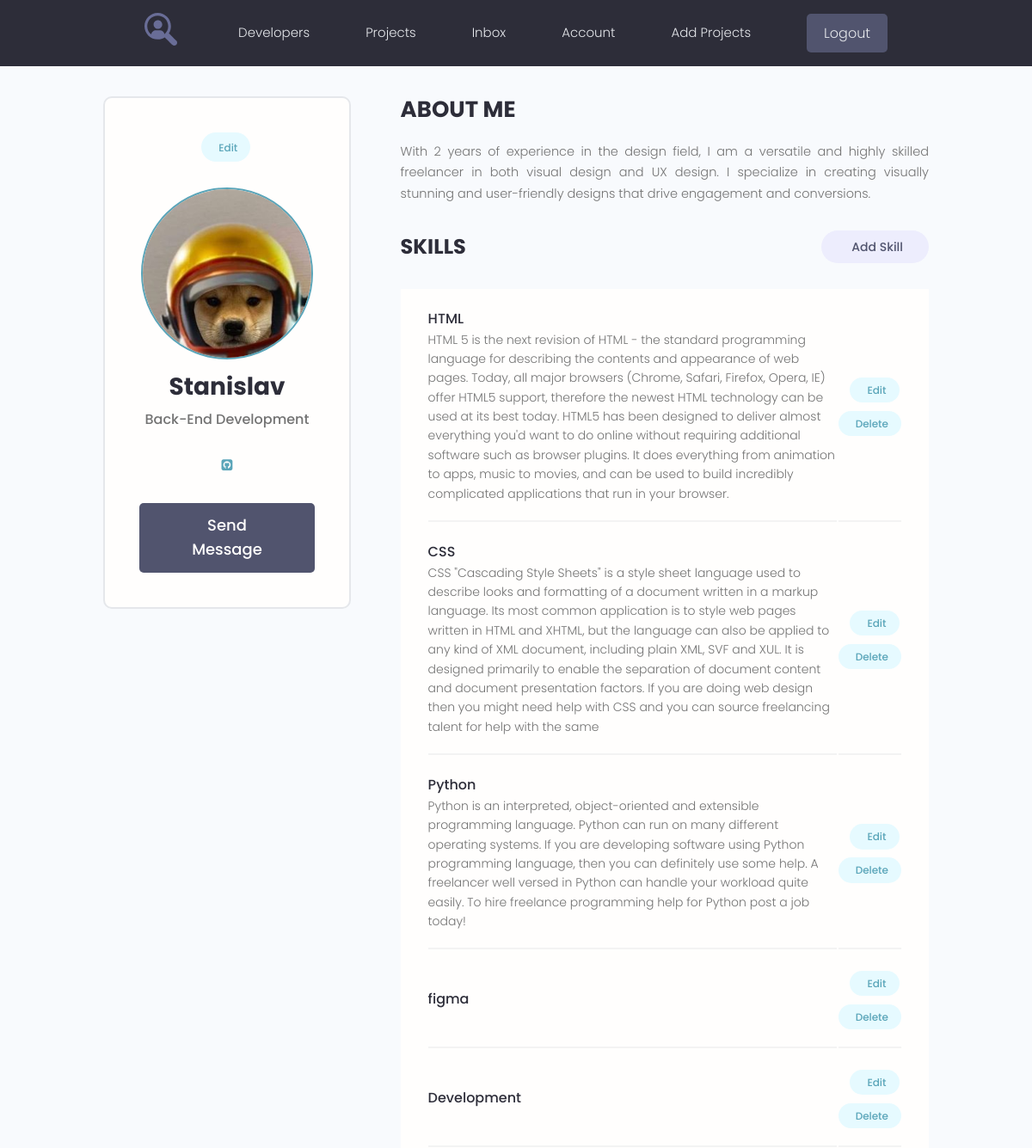
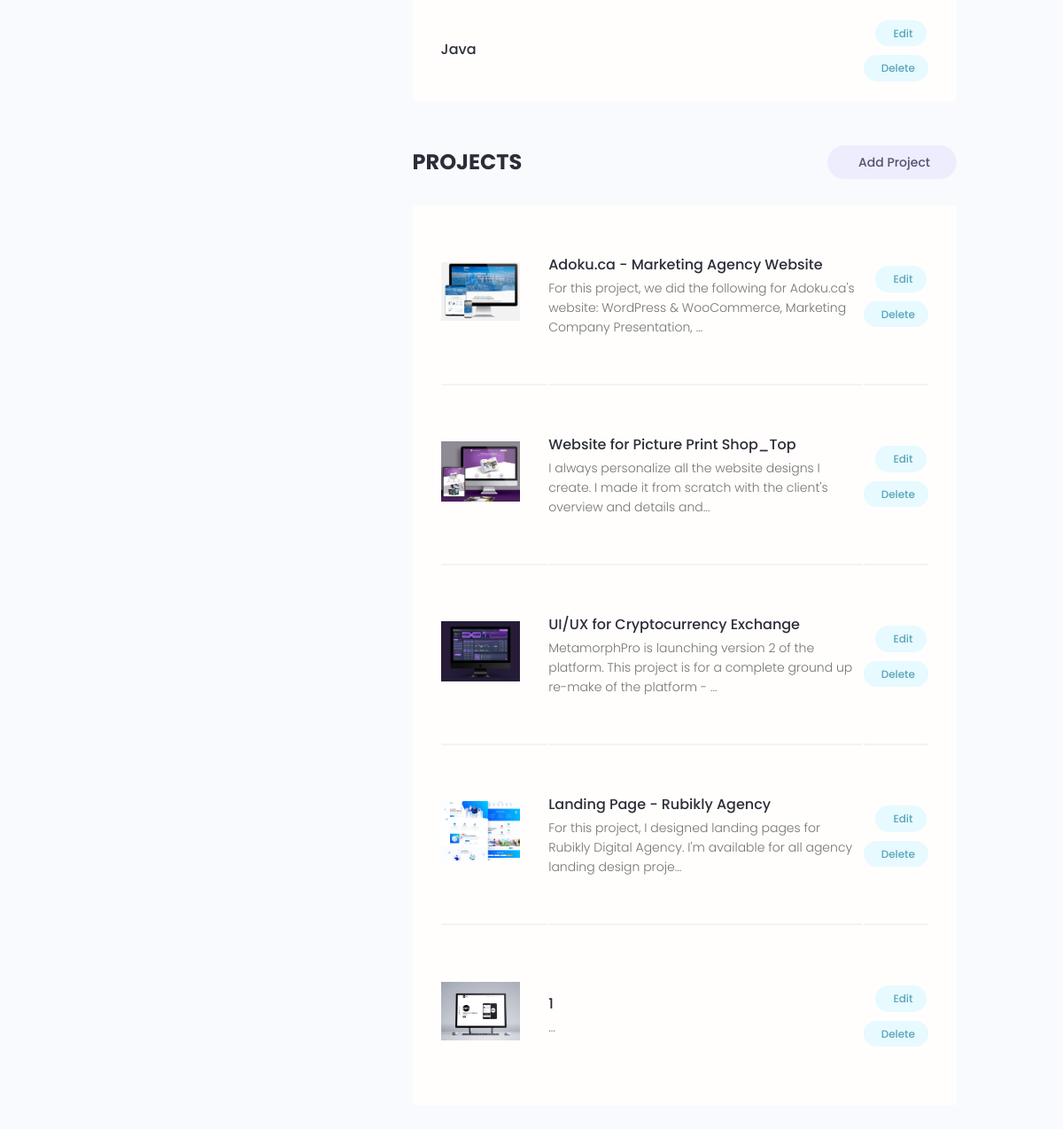
The app's page /account/ (signed in) with its own data (2 pictures, top to bottom).
### users/models.py (models this page shows, shortened)
class Profile(models.Model):
    user = models.OneToOneField(User, on_delete=models.CASCADE, null=True, blank=True)  # Один профиль пользователя может быть связан с одним зарегистрированным пользователем, у которого могут быть проекты и т.д. Что бы одна регистрационная учётка соответствовала одному профилю пользователя.
    name = models.CharField(max_length=200, blank=True, null=True)
    email = models.EmailField(max_length=500, blank=True, null=True)  # что бы у него проходила валидация от самого django
    username = models.CharField(max_length=200, blank=True, null=True)
    short_info = models.CharField(max_length=200, blank=True, null=True)  # краткое описание
    bio = models.TextField(blank=True, null=True)
    profile_image = models.ImageField(blank=True, null=True, upload_to='profiles/', default='profiles/user-default.png')
    social_github = models.CharField(max_length=200, blank=True, null=True)
    social_youtube = models.CharField(max_length=200, blank=True, null=True)
    social_website = models.CharField(max_length=200, blank=True, null=True)
    created = models.DateTimeField(auto_now_add=True)

class Skill(models.Model):
    owner = models.ForeignKey(Profile, on_delete=models.CASCADE, null=True, blank=True)  # Владелец скилов.
    name = models.CharField(max_length=200, blank=True, null=True)  # имя самого навыка
    description = models.TextField(blank=True, null=True)
    created = models.DateTimeField(auto_now_add=True)

### projects/models.py (models this page shows, shortened)
class Project(models.Model):
    owner = models.ForeignKey(Profile, on_delete=models.SET_NULL, null=True, blank=True)
    title = models.CharField(max_length=200) # Название самого какого то проекта
    description = models.TextField(null=True, blank=True) # Поле по больше(Пустое поле, по умолчанию null)
    featured_image = models.ImageField(null=True, blank=True, upload_to='projects/%Y/%m/%d/', default='default.jpg') # Поле для изображения, поле будет заполняться динамически. upload_to - указывает по какому пути будет загружаться изображение. default='default.jpg' не указываем путь к папке, значит она должна лежать в медиа.
    demo_link = models.CharField(max_length=2000, null=True, blank=True) # будет два перехода
    source_link = models.CharField(max_length=2000, null=True, blank=True)
    tags = models.ManyToManyField('Tag', blank=True)
    vote_total = models.IntegerField(default=0, null=True, blank=True) # для подсчёта кол-ва процентов
    vote_ratio = models.IntegerField(default=0, null=True, blank=True) # для подсчёта кол-ва
    created = models.DateTimeField(auto_now_add=True)  # Дата создания какого-то проекта.
    class Meta:
        ordering = ['-vote_total'] # Привяжемся к положительным либо отрицательным отзывам

### users/views.py (the view)
# urls.py: path('account/', views.user_account, name='account'), # аккаунт
@login_required(login_url='login')  # login_url='login' - если не зарегистрировал что бы перенаправляло на данную страницу
def user_account(request):
    prof = request.user.profile  # сюда будем сохранять из пользователей профиль пользователя.
    skills = prof.skill_set.all()  # скилы аккаунта
    projects = prof.project_set.all()  # проекты аккаунта
    context = {
        'profile': prof,
        'skills': skills,
        'projects': projects
    }
    return render(request, 'users/account.html', context)

### users/templates/users/account.html (shortened to what this page needs)
{% extends 'projects/base.html' %}
{% block content %}
<main class="settingsPage profile my-md">
    <div class="container">
        <div class="layout">
            <div class="column column--1of3">
                <div class="card text-center">
                    <div class="card__body dev">
                        <a class="tag tag--pill tag--main settings__btn" href="{% url 'edit-account' %}"> Edit</a>
                        <img class="avatar avatar--xl dev__avatar" src="{{ profile.profile_image.url }}"/>
                        <h2 class="dev__name">{{ profile.name }}</h2>
                        <p class="dev__title">{{ profile.short_info }}</p>
                        <ul class="dev__social">
                            {% if profile.social_github %}
                            <li>
                                <a title="Github" href="{{ profile.social_github }}" target="_blank"><i class="fa fa-github-square"></i></a>
                            </li>
                            {% endif %}
                        </ul>
                        <a href="#" class="btn btn--sub btn--lg">Send Message </a>
                    </div>
                </div>
            </div>
            <div class="column column--2of3">
                <div class="devInfo">
                    <h3 class="devInfo__title">About Me</h3>
                    <p class="devInfo__about">
                        {{ profile.bio }}
                    </p>
                </div>
                <div class="settings">
                    <h3 class="settings__title">Skills</h3>
                    <a class="tag tag--pill tag--sub settings__btn tag--lg" href="{% url 'create-skill' %}"> Add Skill</a>
                </div>
                <table class="settings__table">
                    {% for skill in skills %}
                    <tr>
                        <td class="settings__tableInfo">
                            <h4>{{ skill.name }}</h4>
                            <p>
                                {{ skill.description }}
                            </p>
                        </td>
                        <td class="settings__tableActions">
                            <a class="tag tag--pill tag--main settings__btn" href="{% url 'update-skill' skill.id %}"> Edit</a>
                            <a class="tag tag--pill tag--main settings__btn" href="{% url 'delete-skill' skill.id %}">
                                Delete</a>
                        </td>
                    </tr>
                    {% endfor %}
                </table>
                <div class="settings">
                    <h3 class="settings__title">Projects</h3>
                    <a class="tag tag--pill tag--sub settings__btn tag--lg" href="{% url 'create_project' %}"> Add Project</a>
                </div>
                <table class="settings__table">
                    {% for project in projects %}
                    <tr>
                        <td class="settings__thumbnail">
                            <a href="{% url 'project' project.id %}"><img src="{{ project.featured_image.url }}" alt="Project Thumbnail"/></a>
                        </td>
                        <td class="settings__tableInfo">
                            <a href="{% url 'project' project.id %}">{{ project.title }}</a>
                            <p>
                                {{ project.description|slice:'120' }}...
                            </p>
                        </td>
                        <td class="settings__tableActions">
                            <a class="tag tag--pill tag--main settings__btn" href="{% url 'update_project' project.id %}"> Edit</a>
                            <a class="tag tag--pill tag--main settings__btn" href="{% url 'delete_project' project.id %}">
                                Delete</a>
                        </td>
                    </tr>
                    {% endfor %}
                </table>
            </div>
        </div>
    </div>
</main>
{% endblock %}

### projects/static/styles/app.css (style rules this page uses)
:root { --color-sub: #2d2d39; }
.btn--sub { background-color: var(--color-sub-light); }
.card { border: 2px solid var(--color-light); }
img { width: 100%; }
.profile .card > .dev { padding: 4rem; }
.dev__avatar { display: block; margin: auto; }
.dev__name { color: var(--color-sub); font-size: 2.8rem; font-weight: 700; margin-top: 1rem; margin-bottom: 0.5rem; }
.dev__title { font-size: 1.6rem; font-weight: 500; line-height: 1.3; }
.dev__social { margin: 3rem 0; list-style: none; display: flex; justify-content: center; gap: 1.5rem; }
.devInfo { margin-bottom: 3rem; }
.devInfo__title, .devInfo__subtitle { font-size: 2.6rem; color: var(--color-sub); text-transform: uppercase; font-weight: 700; margin-bottom: 1.5rem; }
.devInfo__about, .devSkill__info { font-size: 1.45rem; line-height: 1.7; text-align: justify; }
.settingsPage .dev > .settings__btn { display: inline-block; margin-bottom: 3rem; }
.settings { display: flex; justify-content: space-between; align-items: center; }
.settings__title { font-size: 2.4rem; text-transform: uppercase; font-weight: 700; color: var(--color-sub); }
.settings__table { margin-top: 3rem; margin-bottom: 5rem; padding: 0 3rem; background: var(--color-white); }
.settings__table tr { width: 100%; }
.settings__table tr > td { padding: 2rem 0; }
.settings__table tr:not(:last-child) td { border-bottom: 2px solid var(--color-white-light); }
.settings__thumbnail { width: 23%; min-width: 10rem; }
.settings__thumbnail img { padding-right: 3rem; height: 15rem; object-fit: contain; }
.settings__tableInfo { width: 100%; }
.settings__tableInfo h4, .settings__tableInfo a { padding-right: 1rem; width: auto; font-size: 1.6rem; font-weight: 500; color: var(--color-sub); }
.settings__tableInfo p { font-size: 1.4rem; }
.settings__tableActions { text-align: right; }

### projects/static/uikit/styles/modules/_variables.css (style rules this page uses)
:root { --color-main: #5aa5b9; --color-main-light: #e6faff; --color-sub: #3f4156; --color-sub-light: #51546e; --color-sub-lighter: #ededfd; --color-text: #737373; --color-gray: #8b8b8b; --color-light: #e5e7eb; --color-light-gray: #767676; --color-bg: #f8fafd; --color-white: #fffefd; --color-white-light: #f3f3f3; --color-success: #359e64; --color-success-bg: #def8e8; --color-error: #fc4b0b; --color-error-bg: #fff2ee; --font-base: 'Poppins', arial, helvetica, 'Segoe UI', roboto, ubuntu, sans-serif; --font-monospace: 'Fira Code', 'Courier New', courier, monospace; --font-regular: 300; --font-medium: 500; --font-bold: 700; --generic-shadow: 1px 1px 5px #00000010; --generic-transition: all 0.3s ease-in-out; }

### projects/static/uikit/styles/modules/_base.css (style rules this page uses)
* { margin: 0; padding: 0; box-sizing: border-box; text-rendering: optimizeLegibility; color: inherit; font-size: inherit; }
html { font-size: 50%; }
@media only screen and (min-width: 480px) { html { font-size: 56.25%; } }
@media only screen and (min-width: 1200px) { html { font-size: 62.5%; } }
body { line-height: 1.6; font-weight: 400; font-size: 1.5rem; color: var(--color-text); background-color: var(--color-bg); min-height: 100vh; }

### projects/static/uikit/styles/modules/_typography.css (style rules this page uses)
* { font-family: var(--font-base); }
h2 { font-size: 3.6rem; font-weight: var(--font-bold); }
h3 { font-size: 3.2rem; font-weight: var(--font-medium); }
h4 { font-size: 2.8rem; font-weight: var(--font-medium); }
p, span, strong { font-size: 1.6rem; color: var(--color-text); font-weight: var(--font-regular); }
a { padding-bottom: 2px; text-decoration: none; display: inline-block; color: var(--color-main); font-weight: var(--font-medium); }

### projects/static/uikit/styles/modules/_utilities.css (style rules this page uses)
.container { width: 92%; max-width: 165rem; margin: 0 auto; box-sizing: border-box; }
@media screen and (min-width: 1000px) { .container { width: 90%; } }
@media screen and (min-width: 1200px) { .container { width: 80%; } }
.text-center { text-align: center; }
.my-md { margin: 3rem auto; }

### projects/static/uikit/styles/modules/_avatar.css (style rules this page uses)
.avatar { border-radius: 50%; border: 2px solid var(--color-main); object-fit: cover; }
.avatar--xl { height: 20rem; width: 20rem; }

### projects/static/uikit/styles/modules/_card.css (style rules this page uses)
.card { border-radius: 1rem; background-color: var(--color-white); border: 1.5px solid var(--color-light); width: auto; height: auto; margin-top: 0.5rem; margin-bottom: 0.5rem; overflow: hidden; }
.card__body, .card__header { padding: 2rem 2.5rem; }

### projects/static/uikit/styles/modules/_layout.css (style rules this page uses)
.layout { display: flex; flex-flow: row wrap; justify-content: space-between; }
.layout > .column { margin-bottom: 3rem; }
.layout > .column.column--1of3 { flex-basis: 30%; }
.layout > .column.column--2of3 { flex-basis: 64%; }

### records on screen
Profile: profile_image (picture), name "Stanislav", short_info "Back-End Development", bio "With 2 years of experience in the design field, I am a versatile and highly skilled freelancer in both visual design and UX design. I specialize in creating visually stunning and user-friendly designs that drive engagement and conversions."
Skill: name "HTML", description "HTML 5 is the next revision of HTML - the standard programming language for describing the contents and appearance of web pages. Today, all major browsers (Chrome, Safari, Firefox, Opera, IE) offer HTML5 support, therefore the newest HTML technology can be used at its best today. HTML5 has been designed to deliver almost everything you'd want to do online without requiring additional software such as browser plugins. It does everything from animation to apps, music to movies, and can be used to build incredibly complicated applications that run in your browser."
Skill: name "CSS", description "CSS \"Cascading Style Sheets\" is a style sheet language used to describe looks and formatting of a document written in a markup language. Its most common application is to style web pages written in HTML and XHTML, but the language can also be applied to any kind of XML document, including plain XML, SVF and XUL. It is designed primarily to enable the separation of document content and document presentation factors. If you are doing web design then you might need help with CSS and you can source freelancing talent for help with the same"
Skill: name "Python", description "Python is an interpreted, object-oriented and extensible programming language. Python can run on many different operating systems. If you are developing software using Python programming language, then you can definitely use some help. A freelancer well versed in Python can handle your workload quite easily. To hire freelance programming help for Python post a job today!"
Skill: name "figma"
Skill: name "Development"
Skill: name "Java"
Project: featured_image (picture), title "Adoku.ca - Marketing Agency Website", description "For this project, we did the following for Adoku.ca's website: WordPress & WooCommerce, Marketing Company Presentation,"
Project: featured_image (picture), title "Website for Picture Print Shop_Top", description "I always personalize all the website designs I create. I made it from scratch with the client's overview and details and"
Project: featured_image (picture), title "UI/UX for Cryptocurrency Exchange", description "MetamorphPro is launching version 2 of the platform. This project is for a complete ground up re-make of the platform -"
Project: featured_image (picture), title "Landing Page - Rubikly Agency", description "For this project, I designed landing pages for Rubikly Digital Agency. I'm available for all agency landing design proje"
Project: featured_image (placeholder picture), title "1"
